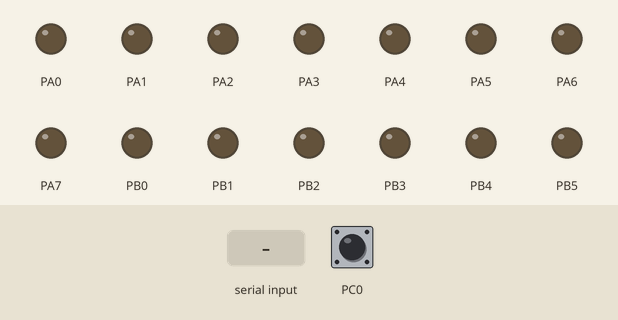
A program run on a simulated ATmega1284P, built with avr-gcc and emulated at 8 MHz. Parts: output pins drawn as LEDs (lit = HIGH). The inputs (shaded band) are chosen by the test bench; at power-on: PC0 HIGH.

Above: at 1.2 s.
1.3 s: PC0 pulled LOW for 1 s
At 3.7 s:
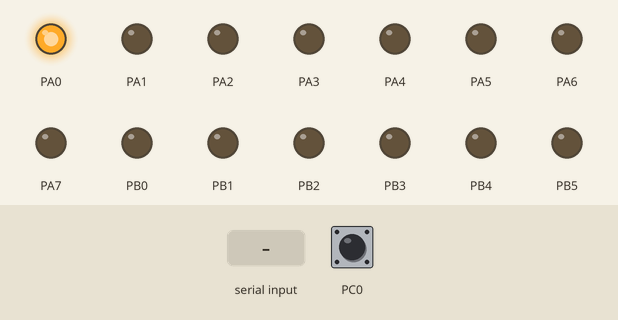
4.5 s: "1" received over Serial
At 5.2 s:
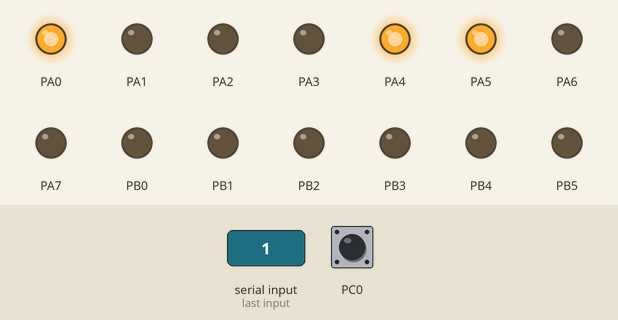
6.0 s: "0" received over Serial
At 6.3 s:
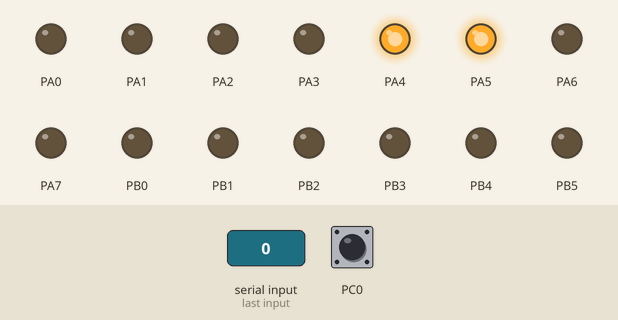
7.5 s: "2" received over Serial
At 8.7 s:
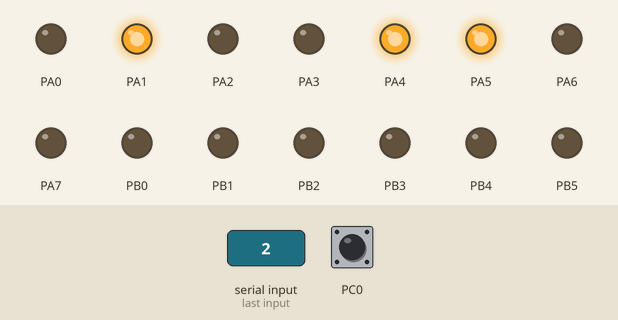
9.0 s: PC0 pulled LOW for 0.15 s
At 9.8 s:
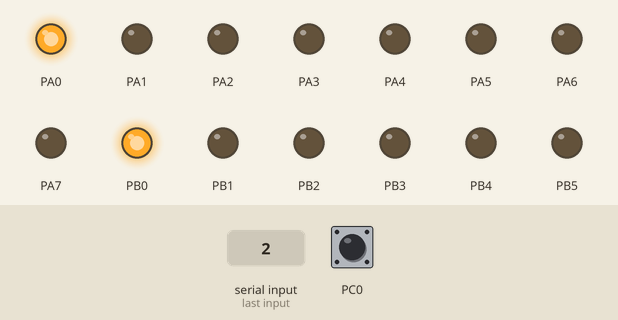
11.5 s: PC0 pulled LOW for 3.2 s
At 12.9 s:
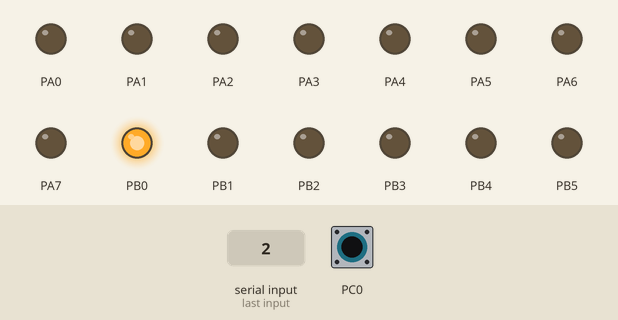
Timing chart, 0 to 16.6 s (numbered marks = the images above; inputs shaded):
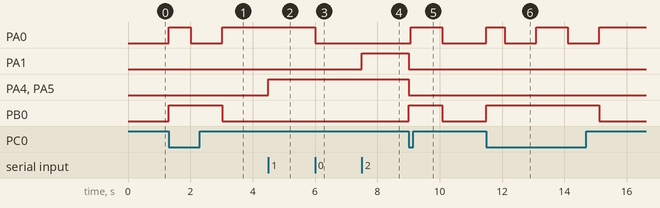

Measured:
- after the input at 1.3 s, PA0: LOW → HIGH at once, → LOW 0.72 s later, → HIGH 1.0 s later; PB0: LOW → HIGH at once, → LOW 1.7 s later
- after the input at 4.5 s, PA4, PA5: LOW → HIGH at once
- after the input at 6.0 s, PA0: HIGH → LOW at once
- after the input at 7.5 s, PA1: LOW → HIGH at once
- after the input at 9.0 s, PA0: LOW → HIGH after 0.07 s, → LOW 1.0 s later; PA1, PA4, PA5: HIGH → LOW at once; PB0: LOW → HIGH at once, → LOW 1.1 s later
- after the input at 11.5 s, PA0: goes HIGH 0.60 s, LOW 1.0 s, HIGH 1.0 s, LOW 1.0 s, then HIGH, starting at once; PB0: LOW → HIGH at once, → LOW 3.6 s later

The program:

main.c
```c
/*	Author: Kelton
 *  Partner(s) Name: Andrew Lee
 *	Lab Section: 22
 *	Assignment: Lab #2  Exercise #2
 *	Exercise Description: USART transmission to another MC to blink LED in sync
 *
 *	I acknowledge all content contained herein, excluding template or example
 *	code, is my own original work.
 */

#include <avr/io.h>
#include "USART_ATmega1284.h"
#include "timer.h"

#define uc unsigned char

//Leader Micro Controller Code
int main(void){
	DDRA = 0xFF; PORTA = 0x00;//A OUTPUT
	DDRB = 0xFF; PORTB = 0x00;//B Output
	DDRC = 0x00; PORTC = 0xFF;//C INPUT
	DDRD = 0xFF; PORTD = 0x00;//D OUTPUT

	initUSART(0);//Initialize USART 0 RECIEVING
	initUSART(1);//Initialize USART 1 SENDING

	unsigned long timeInterval = 1000;//1000 ms
	TimerSet(timeInterval);//1 second timer
	TimerOn();//Start timer

	uc localLED = 0;
	uc sendingUSART = 1;
	uc receivingUSART = 0;
	uc modeSwitch = 0;

	while(1){
		modeSwitch = ~PINC & 0x01;//Gets state of the switch  0x08 is Leader and 0x04 is Follower

		if(modeSwitch == 0x01) {//Leader
			PORTB = 0x01;//Leader LED enabled

			if(USART_IsSendReady(sendingUSART)){//Checks if USART is ready for to transmit
				USART_Send(localLED, sendingUSART);//Transmit Data
			}
			PORTA = localLED;//Set local LED On/Off after data is transmitted
			localLED = (localLED == 0) ? 1 : 0;//Flip LED On/Off
			while(!TimerFlag);//Wait 1 second
			TimerFlag = 0;
		}
		else {//Follower
			PORTB = 0x00;//Leader LED disabled

			if(USART_HasReceived(receivingUSART)){//Checks if USART has received data
				localLED = USART_Receive(receivingUSART); //store received data
			}
			PORTA = localLED;//Set local LED On/Off after data is transmitted
		}

	}
	return 1;
}
```

USART_ATmega1284.h
```c
// Permission to copy is granted provided that this header remains intact.
// This software is provided with no warranties.

////////////////////////////////////////////////////////////////////////////////

#ifndef USART_1284_H
#define USART_1284_H

// USART Setup Values
#define F_CPU 8000000UL // Assume uC operates at 8MHz
#define BAUD_RATE 9600
#define BAUD_PRESCALE (((F_CPU / (BAUD_RATE * 16UL))) - 1)

////////////////////////////////////////////////////////////////////////////////
//Functionality - Initializes TX and RX on PORT D
//Parameter: usartNum specifies which USART is being initialized
//			 If usartNum != 1, default to USART0
//Returns: None
void initUSART(unsigned char usartNum)
{
	if (usartNum != 1) {
		// Turn on the reception circuitry of USART0
		// Turn on receiver and transmitter
		// Use 8-bit character sizes
		UCSR0B |= (1 << RXEN0)  | (1 << TXEN0);
		UCSR0C |= (1 << UCSZ00) | (1 << UCSZ01);
		// Load lower 8-bits of the baud rate value into the low byte of the UBRR0 register
		UBRR0L = BAUD_PRESCALE;
		// Load upper 8-bits of the baud rate value into the high byte of the UBRR0 register
		UBRR0H = (BAUD_PRESCALE >> 8);
	}
	else {
		// Turn on the reception circuitry for USART1
		// Turn on receiver and transmitter
		// Use 8-bit character sizes
		UCSR1B |= (1 << RXEN1)  | (1 << TXEN1);
		UCSR1C |= (1 << UCSZ10) | (1 << UCSZ11);
		// Load lower 8-bits of the baud rate value into the low byte of the UBRR1 register
		UBRR1L = BAUD_PRESCALE;
		// Load upper 8-bits of the baud rate value into the high byte of the UBRR1 register
		UBRR1H = (BAUD_PRESCALE >> 8);
	}
}
////////////////////////////////////////////////////////////////////////////////
//Functionality - checks if USART is ready to send
//Parameter: usartNum specifies which USART is checked
//Returns: 1 if true else 0
unsigned char USART_IsSendReady(unsigned char usartNum)
{
	return (usartNum != 1) ? (UCSR0A & (1 << UDRE0)) : (UCSR1A & (1 << UDRE1));
}
////////////////////////////////////////////////////////////////////////////////
//Functionality - checks if USART has successfully transmitted data
//Parameter: usartNum specifies which USART is being checked
//Returns: 1 if true else 0
unsigned char USART_HasTransmitted(unsigned char usartNum)
{
	return (usartNum != 1) ? (UCSR0A & (1 << TXC0)) : (UCSR1A & (1 << TXC1));
}
////////////////////////////////////////////////////////////////////////////////
// **** WARNING: THIS FUNCTION BLOCKS MULTI-TASKING; USE WITH CAUTION!!! ****
//Functionality - checks if USART has recieved data
//Parameter: usartNum specifies which USART is checked
//Returns: 1 if true else 0
unsigned char USART_HasReceived(unsigned char usartNum)
{
	return (usartNum != 1) ? (UCSR0A & (1 << RXC0)) : (UCSR1A & (1 << RXC1));
}
////////////////////////////////////////////////////////////////////////////////
//Functionality - Flushes the data register
//Parameter: usartNum specifies which USART is flushed
//Returns: None
void USART_Flush(unsigned char usartNum)
{
	//static unsigned char dummy;
	if (usartNum != 1) {
		while ( UCSR0A & (1 << RXC0) ) {}//{ dummy = UDR0; }
	}
	else {
		while ( UCSR1A & (1 << RXC1) ) {}//{ dummy = UDR1; }
	}
}
////////////////////////////////////////////////////////////////////////////////
// **** WARNING: THIS FUNCTION BLOCKS MULTI-TASKING; USE WITH CAUTION!!! ****
//Functionality - Sends an 8-bit char value
//Parameter: Takes a single unsigned char value
//			 usartNum specifies which USART will send the char
//Returns: None
void USART_Send(unsigned char sendMe, unsigned char usartNum)
{
	if (usartNum != 1) {
		while( !(UCSR0A & (1 << UDRE0)) );
		UDR0 = sendMe;
	}
	else {
		while( !(UCSR1A & (1 << UDRE1)) );
		UDR1 = sendMe;
	}
}
////////////////////////////////////////////////////////////////////////////////
// **** WARNING: THIS FUNCTION BLOCKS MULTI-TASKING; USE WITH CAUTION!!! ****
//Functionality - receives an 8-bit char value
//Parameter: usartNum specifies which USART is waiting to receive data
//Returns: Unsigned char data from the receive buffer
unsigned char USART_Receive(unsigned char usartNum)
{
	if (usartNum != 1) {
		while ( !(UCSR0A & (1 << RXC0)) ); // Wait for data to be received
		return UDR0; // Get and return received data from buffer
	}
	else {
		while ( !(UCSR1A & (1 << RXC1)) );
		return UDR1;
	}
}

#endif //USART_1284_H
```

timer.h
```c
// Permission to copy is granted provided that this header remains intact.
// This software is provided with no warranties.

////////////////////////////////////////////////////////////////////////////////

#ifndef TIMER_H
#define TIMER_H

#include <avr/interrupt.h>

volatile unsigned char TimerFlag = 0; // TimerISR() sets this to 1. C programmer should clear to 0.

// Internal variables for mapping AVR's ISR to our cleaner TimerISR model.
unsigned long _avr_timer_M = 1; // Start count from here, down to 0. Default 1ms
unsigned long _avr_timer_cntcurr = 0; // Current internal count of 1ms ticks

// Set TimerISR() to tick every M ms
void TimerSet(unsigned long M) {
	_avr_timer_M = M;
	_avr_timer_cntcurr = _avr_timer_M;
}

void TimerOn() {
	// AVR timer/counter controller register TCCR1
	TCCR1B 	= 0x0B;	// bit3 = 1: CTC mode (clear timer on compare)
					// bit2bit1bit0=011: prescaler /64
					// 00001011: 0x0B
					// SO, 8 MHz clock or 8,000,000 /64 = 125,000 ticks/s
					// Thus, TCNT1 register will count at 125,000 ticks/s

	// AVR output compare register OCR1A.
	OCR1A 	= 125;	// Timer interrupt will be generated when TCNT1==OCR1A
					// We want a 1 ms tick. 0.001 s * 125,000 ticks/s = 125
					// So when TCNT1 register equals 125,
					// 1 ms has passed. Thus, we compare to 125.
					// AVR timer interrupt mask register

	TIMSK1 	= 0x02; // bit1: OCIE1A -- enables compare match interrupt

	//Initialize avr counter
	TCNT1 = 0;

	// TimerISR will be called every _avr_timer_cntcurr milliseconds
	_avr_timer_cntcurr = _avr_timer_M;

	//Enable global interrupts
	SREG |= 0x80;	// 0x80: 1000000
}

void TimerOff() {
	TCCR1B 	= 0x00; // bit3bit2bit1bit0=0000: timer off
}

void TimerISR() {
	TimerFlag = 1;
}

// In our approach, the C programmer does not touch this ISR, but rather TimerISR()
ISR(TIMER1_COMPA_vect)
{
	// CPU automatically calls when TCNT0 == OCR0 (every 1 ms per TimerOn settings)
	_avr_timer_cntcurr--; 			// Count down to 0 rather than up to TOP
	if (_avr_timer_cntcurr == 0) { 	// results in a more efficient compare
		TimerISR(); 				// Call the ISR that the user uses
		_avr_timer_cntcurr = _avr_timer_M;
	}
}

#endif //TIMER_H
```
